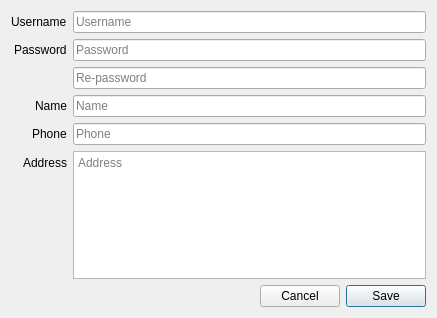
<?xml version="1.0" encoding="UTF-8"?>
<ui version="4.0">
 <class>UserAddDialog</class>
 <widget class="QDialog" name="UserAddDialog">
  <property name="geometry">
   <rect>
    <x>0</x>
    <y>0</y>
    <width>437</width>
    <height>318</height>
   </rect>
  </property>
  <property name="windowTitle">
   <string>Dialog</string>
  </property>
  <layout class="QVBoxLayout" name="verticalLayout">
   <item>
    <layout class="QFormLayout" name="formLayout">
     <property name="labelAlignment">
      <set>Qt::AlignRight|Qt::AlignTrailing|Qt::AlignVCenter</set>
     </property>
     <item row="0" column="0">
      <widget class="QLabel" name="label">
       <property name="text">
        <string>Username</string>
       </property>
      </widget>
     </item>
     <item row="1" column="0">
      <widget class="QLabel" name="label_2">
       <property name="text">
        <string>Password</string>
       </property>
      </widget>
     </item>
     <item row="3" column="0">
      <widget class="QLabel" name="label_3">
       <property name="text">
        <string>Name</string>
       </property>
      </widget>
     </item>
     <item row="4" column="0">
      <widget class="QLabel" name="label_4">
       <property name="text">
        <string>Phone</string>
       </property>
      </widget>
     </item>
     <item row="5" column="0">
      <widget class="QLabel" name="label_5">
       <property name="text">
        <string>Address</string>
       </property>
      </widget>
     </item>
     <item row="0" column="1">
      <widget class="QLineEdit" name="lineUsername">
       <property name="placeholderText">
        <string>Username</string>
       </property>
      </widget>
     </item>
     <item row="1" column="1">
      <widget class="QLineEdit" name="linePassword">
       <property name="echoMode">
        <enum>QLineEdit::Password</enum>
       </property>
       <property name="placeholderText">
        <string>Password</string>
       </property>
      </widget>
     </item>
     <item row="3" column="1">
      <widget class="QLineEdit" name="lineName">
       <property name="placeholderText">
        <string>Name</string>
       </property>
      </widget>
     </item>
     <item row="2" column="1">
      <widget class="QLineEdit" name="lineRepassword">
       <property name="echoMode">
        <enum>QLineEdit::Password</enum>
       </property>
       <property name="placeholderText">
        <string>Re-password</string>
       </property>
      </widget>
     </item>
     <item row="4" column="1">
      <widget class="QLineEdit" name="linePhone">
       <property name="placeholderText">
        <string>Phone</string>
       </property>
      </widget>
     </item>
     <item row="5" column="1">
      <widget class="QPlainTextEdit" name="textAddress">
       <property name="placeholderText">
        <string>Address</string>
       </property>
      </widget>
     </item>
    </layout>
   </item>
   <item>
    <spacer name="verticalSpacer">
     <property name="orientation">
      <enum>Qt::Vertical</enum>
     </property>
     <property name="sizeHint" stdset="0">
      <size>
       <width>20</width>
       <height>40</height>
      </size>
     </property>
    </spacer>
   </item>
   <item>
    <layout class="QHBoxLayout" name="horizontalLayout">
     <item>
      <spacer name="horizontalSpacer">
       <property name="orientation">
        <enum>Qt::Horizontal</enum>
       </property>
       <property name="sizeHint" stdset="0">
        <size>
         <width>40</width>
         <height>20</height>
        </size>
       </property>
      </spacer>
     </item>
     <item>
      <widget class="QPushButton" name="pushCancel">
       <property name="text">
        <string>Cancel</string>
       </property>
       <property name="autoDefault">
        <bool>false</bool>
       </property>
      </widget>
     </item>
     <item>
      <widget class="QPushButton" name="pushSave">
       <property name="text">
        <string>Save</string>
       </property>
       <property name="default">
        <bool>true</bool>
       </property>
      </widget>
     </item>
    </layout>
   </item>
  </layout>
 </widget>
 <tabstops>
  <tabstop>lineUsername</tabstop>
  <tabstop>linePassword</tabstop>
  <tabstop>lineRepassword</tabstop>
  <tabstop>lineName</tabstop>
  <tabstop>linePhone</tabstop>
  <tabstop>textAddress</tabstop>
  <tabstop>pushSave</tabstop>
  <tabstop>pushCancel</tabstop>
 </tabstops>
 <resources/>
 <connections>
  <connection>
   <sender>pushCancel</sender>
   <signal>clicked()</signal>
   <receiver>UserAddDialog</receiver>
   <slot>hide()</slot>
   <hints>
    <hint type="sourcelabel">
     <x>300</x>
     <y>295</y>
    </hint>
    <hint type="destinationlabel">
     <x>218</x>
     <y>158</y>
    </hint>
   </hints>
  </connection>
 </connections>
</ui>
